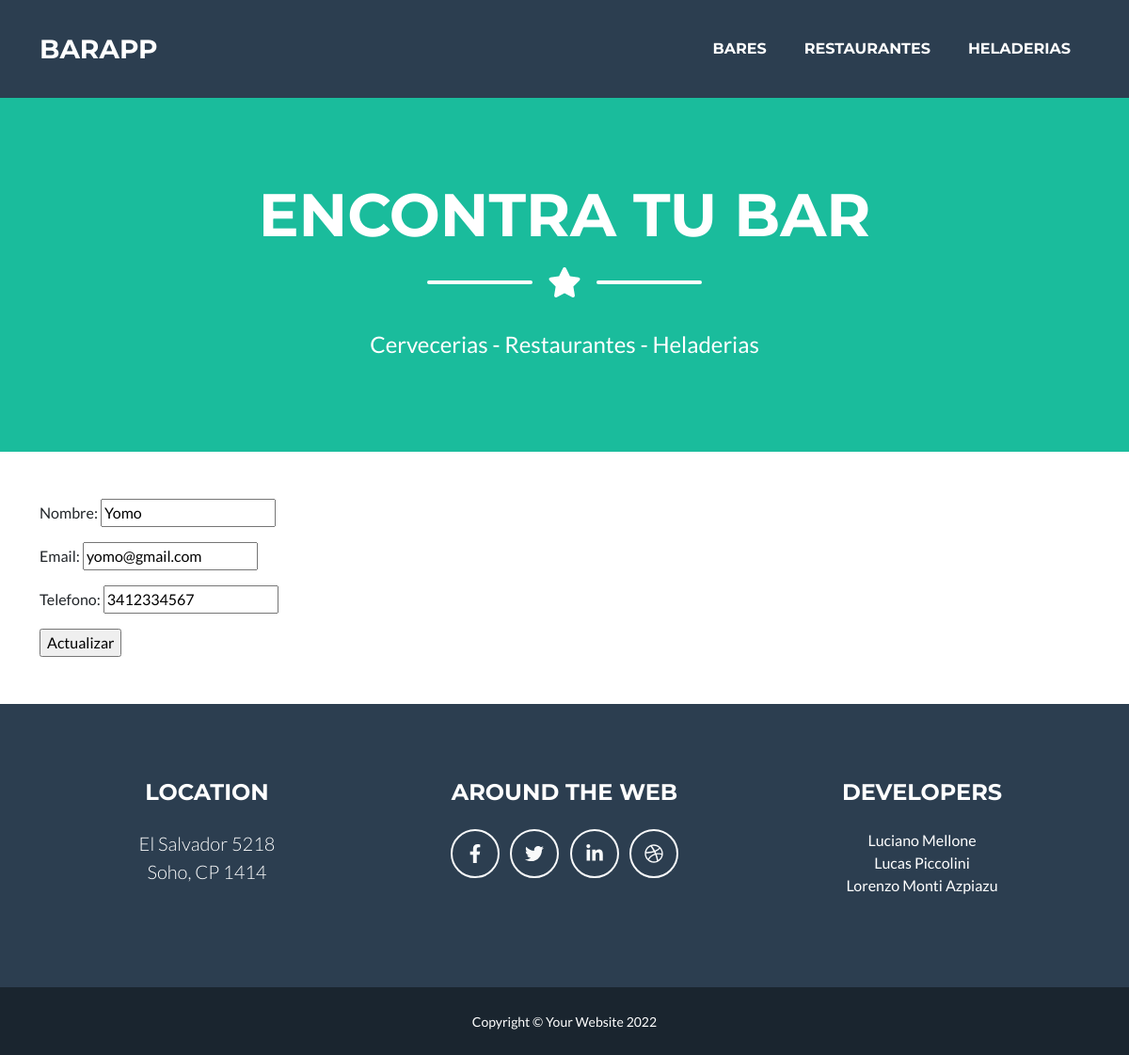
The page /app-bares/heladeria-update/1 on the database as committed earlier.
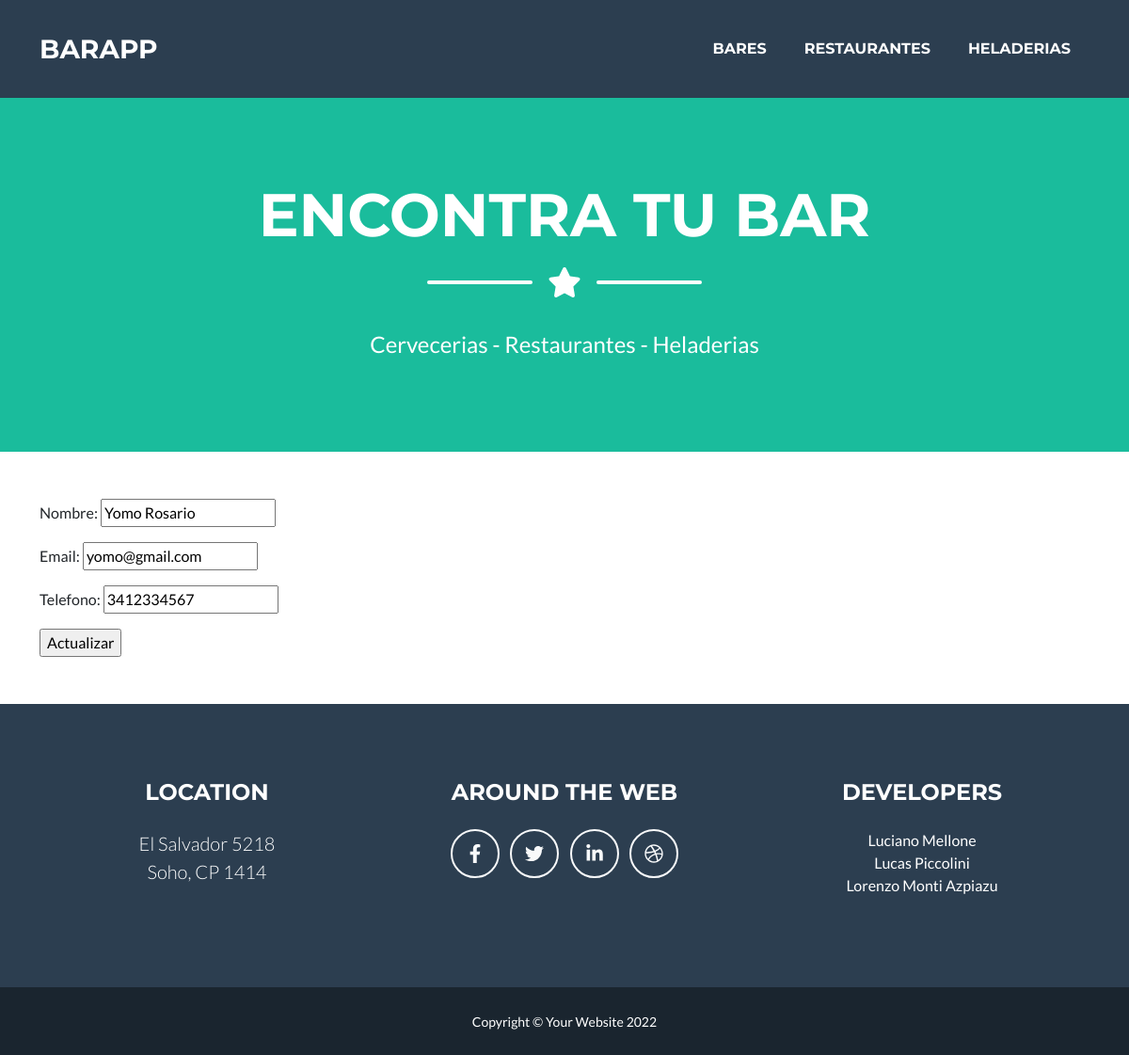
The same page on the database as committed later.
### Bares/models.py (models this page shows, shortened)
class Heladerias(models.Model):
    nombre = models.CharField(max_length = 100)
    email = models.EmailField()
    telefono = models.IntegerField()

### Bares/views.py (the view)
# urls.py: path('heladeria-update/<pk>', HeladeriasUpdate.as_view(), name="heladeria_update"),
class HeladeriasUpdate(UpdateView):
    model = Heladerias
    template_name = 'heladerias_update.html'
    fields = ("__all__")
    success_url = "/app-bares/heladerias/"
    context_object_name = "heladerias"

### Bares/Templates/heladerias_update.html
{% extends 'padre.html' %}
{% load static %}
{% block contenidoQueCambia %}
    <form action="{% url 'heladeria_update' heladerias.id %}" method="POST">{% csrf_token %}
        {{form.as_p}}
        <input type="submit" value="Actualizar"/>
    </form>
{% endblock contenidoQueCambia %}

Rows that differ between the two databases and show on the page:
changed Heladerias "yomo@gmail.com": nombre "Yomo" → "Yomo Rosario"
